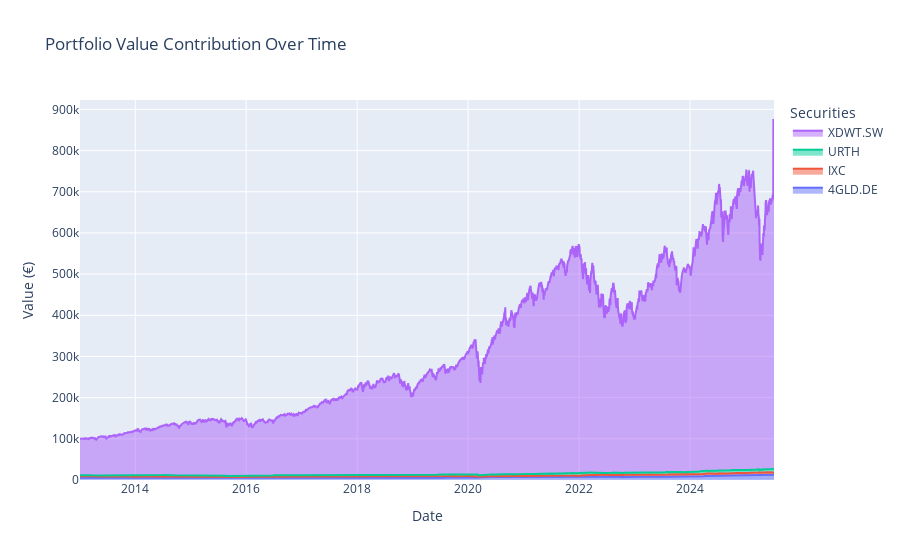

Notebook source saved alongside this figure:
### Code cell
# Calculate daily returns for each security

# Remove prefix 'Close_', so only the ticker symbols remain
plot_portfolio_df.rename(columns=lambda x: x.replace("Close_", ""), inplace=True)
# Exclude 'Portfolio_Value' and 'Portfolio_Daily_Return' from the return calculation
security_returns = plot_portfolio_df.iloc[:, :-2].pct_change().fillna(0)

# --- Interactive Stacked Area Chart for Value Contributions ---

# Value Contribution == "What drives your portfolio"
# USEAGE: Helps spot dominant assets
# INSIGHT: Reveals imbalances → apply targeted countermeasurements 
fig_value = go.Figure()

# Loop through each individual security's allocation over time
for col in plot_portfolio_df.columns[:-2]:
    fig_value.add_trace(go.Scatter(
        x=plot_portfolio_df.index,
        y=plot_portfolio_df[col],
        mode='lines',
        stackgroup='one',     # Enables stacking
        name=col              # Label in legend
    ))

fig_value.update_layout(
    title='Portfolio Value Contribution Over Time',
    xaxis_title='Date',
    yaxis_title='Value (€)',
    legend_title='Securities',
    hovermode='x unified'
)

# --- Correlation Heatmap of Securities ---

# Compute correlation matrix from daily returns
correlation_matrix = security_returns.corr()

# Set visual style
sns.set(style="white")

# Create a matplotlib figure
plt.figure(figsize=(10, 8))
sns.heatmap(correlation_matrix, annot=True, cmap="magma", fmt=".2f", square=True, cbar_kws={'label': 'Correlation'})

plt.title("Correlation Heatmap of Portfolio Constituents", fontsize=14)
plt.xticks(rotation=45, ha='right')
plt.yticks(rotation=0)
plt.tight_layout()

fig_value.show()
plt.show()

### Figure 1 — Plotly figure (JSON) as saved in the notebook; plotly's stock layout.template omitted (floating-point values rounded to 4 significant figures; data arrays with more than 128 entries replaced by an {"elided": "..."} marker saying what was removed)
{"data": [{"mode": "lines", "name": "4GLD.DE", "stackgroup": "one", "type": "scatter", "x": {"elided": "3229 str values"}, "y": {"elided": "3229 float values"}}, {"mode": "lines", "name": "IXC", "stackgroup": "one", "type": "scatter", "x": {"elided": "3229 str values"}, "y": {"elided": "3229 float values"}}, {"mode": "lines", "name": "URTH", "stackgroup": "one", "type": "scatter", "x": {"elided": "3229 str values"}, "y": {"elided": "3229 float values"}}, {"mode": "lines", "name": "XDWT.SW", "stackgroup": "one", "type": "scatter", "x": {"elided": "3229 str values"}, "y": {"elided": "3229 float values"}}], "layout": {"hovermode": "x unified", "legend": {"title": {"text": "Securities"}}, "title": {"text": "Portfolio Value Contribution Over Time"}, "xaxis": {"title": {"text": "Date"}}, "yaxis": {"title": {"text": "Value (€)"}}}}
